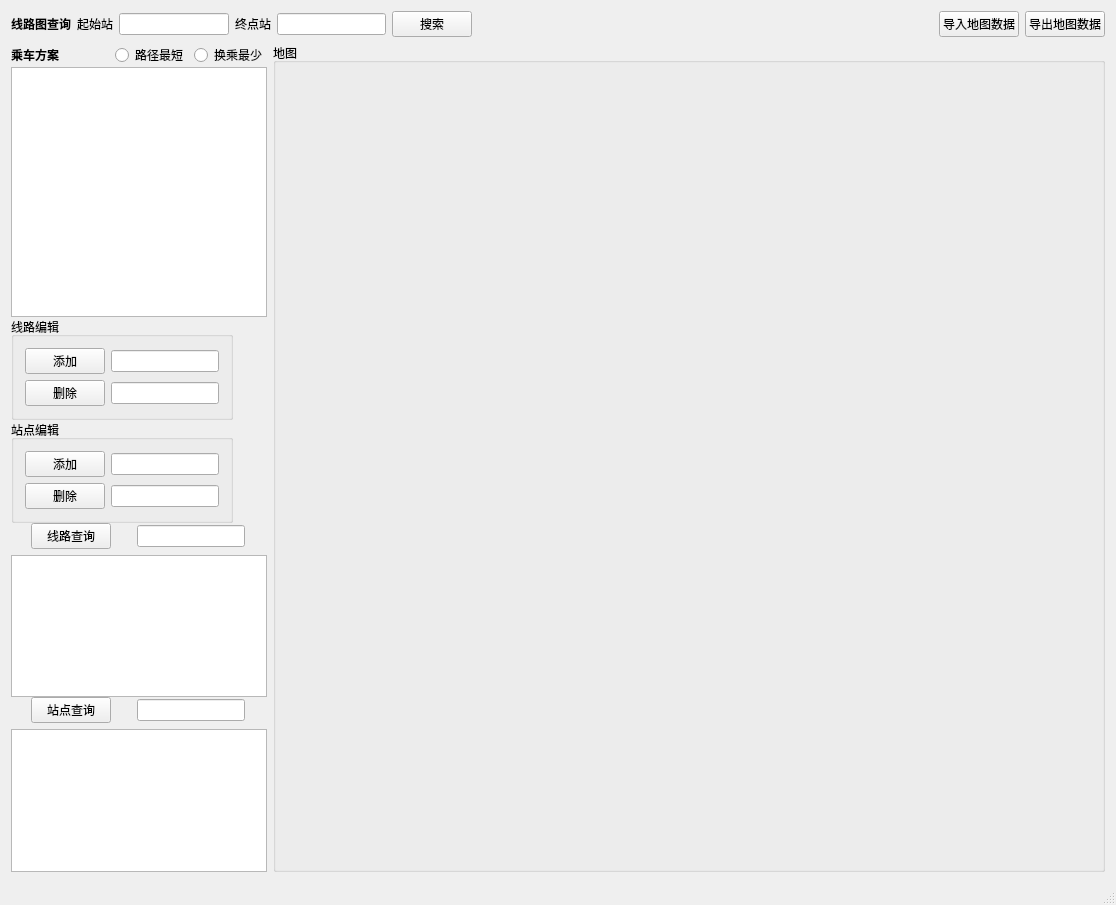
<?xml version="1.0" encoding="UTF-8"?>
<ui version="4.0">
 <class>MyClassClass</class>
 <widget class="QMainWindow" name="MyClassClass">
  <property name="geometry">
   <rect>
    <x>0</x>
    <y>0</y>
    <width>1116</width>
    <height>905</height>
   </rect>
  </property>
  <property name="windowTitle">
   <string>地铁换乘</string>
  </property>
  <widget class="QWidget" name="centralWidget">
   <layout class="QGridLayout" name="gridLayout_4">
    <item row="0" column="0">
     <layout class="QHBoxLayout" name="horizontalLayout_10">
      <item>
       <layout class="QHBoxLayout" name="horizontalLayout">
        <item>
         <widget class="QLabel" name="label">
          <property name="font">
           <font>
            <family>Adobe Arabic</family>
            <weight>75</weight>
            <bold>true</bold>
           </font>
          </property>
          <property name="styleSheet">
           <string notr="true"/>
          </property>
          <property name="frameShape">
           <enum>QFrame::NoFrame</enum>
          </property>
          <property name="text">
           <string>线路图查询</string>
          </property>
         </widget>
        </item>
        <item>
         <widget class="QLabel" name="label_2">
          <property name="text">
           <string>起始站</string>
          </property>
         </widget>
        </item>
        <item>
         <widget class="QLineEdit" name="beqEdit"/>
        </item>
        <item>
         <widget class="QLabel" name="label_3">
          <property name="text">
           <string>终点站</string>
          </property>
         </widget>
        </item>
        <item>
         <widget class="QLineEdit" name="endEdit"/>
        </item>
        <item>
         <widget class="QPushButton" name="searchButton">
          <property name="text">
           <string>搜索</string>
          </property>
         </widget>
        </item>
       </layout>
      </item>
      <item>
       <spacer name="horizontalSpacer">
        <property name="orientation">
         <enum>Qt::Horizontal</enum>
        </property>
        <property name="sizeHint" stdset="0">
         <size>
          <width>308</width>
          <height>20</height>
         </size>
        </property>
       </spacer>
      </item>
      <item>
       <layout class="QHBoxLayout" name="horizontalLayout_3">
        <item>
         <widget class="QPushButton" name="inButton">
          <property name="text">
           <string>导入地图数据</string>
          </property>
         </widget>
        </item>
        <item>
         <widget class="QPushButton" name="outButton">
          <property name="text">
           <string>导出地图数据</string>
          </property>
         </widget>
        </item>
       </layout>
      </item>
     </layout>
    </item>
    <item row="1" column="0">
     <layout class="QGridLayout" name="gridLayout_3">
      <item row="0" column="0">
       <layout class="QVBoxLayout" name="verticalLayout_5" stretch="0,0,0,0,0,0">
        <property name="spacing">
         <number>0</number>
        </property>
        <property name="rightMargin">
         <number>0</number>
        </property>
        <item>
         <layout class="QHBoxLayout" name="horizontalLayout_2">
          <item>
           <widget class="QLabel" name="label_4">
            <property name="font">
             <font>
              <family>Adobe Arabic</family>
              <weight>75</weight>
              <bold>true</bold>
             </font>
            </property>
            <property name="text">
             <string>乘车方案</string>
            </property>
           </widget>
          </item>
          <item>
           <widget class="QRadioButton" name="minLength">
            <property name="sizePolicy">
             <sizepolicy hsizetype="Fixed" vsizetype="Fixed">
              <horstretch>0</horstretch>
              <verstretch>0</verstretch>
             </sizepolicy>
            </property>
            <property name="text">
             <string>路径最短</string>
            </property>
           </widget>
          </item>
          <item>
           <widget class="QRadioButton" name="minChange">
            <property name="sizePolicy">
             <sizepolicy hsizetype="Fixed" vsizetype="Fixed">
              <horstretch>0</horstretch>
              <verstretch>0</verstretch>
             </sizepolicy>
            </property>
            <property name="text">
             <string>换乘最少</string>
            </property>
           </widget>
          </item>
         </layout>
        </item>
        <item>
         <widget class="QTableWidget" name="getWidget">
          <property name="sizePolicy">
           <sizepolicy hsizetype="Fixed" vsizetype="Expanding">
            <horstretch>0</horstretch>
            <verstretch>0</verstretch>
           </sizepolicy>
          </property>
          <property name="minimumSize">
           <size>
            <width>0</width>
            <height>250</height>
           </size>
          </property>
          <property name="maximumSize">
           <size>
            <width>16777215</width>
            <height>16777215</height>
           </size>
          </property>
         </widget>
        </item>
        <item>
         <widget class="QGroupBox" name="groupBox">
          <property name="sizePolicy">
           <sizepolicy hsizetype="Fixed" vsizetype="Preferred">
            <horstretch>0</horstretch>
            <verstretch>0</verstretch>
           </sizepolicy>
          </property>
          <property name="title">
           <string>线路编辑</string>
          </property>
          <layout class="QGridLayout" name="gridLayout">
           <item row="0" column="0">
            <layout class="QVBoxLayout" name="verticalLayout">
             <item>
              <layout class="QHBoxLayout" name="horizontalLayout_4">
               <item>
                <widget class="QPushButton" name="addEdgeButton">
                 <property name="sizePolicy">
                  <sizepolicy hsizetype="Fixed" vsizetype="Fixed">
                   <horstretch>0</horstretch>
                   <verstretch>0</verstretch>
                  </sizepolicy>
                 </property>
                 <property name="text">
                  <string>添加</string>
                 </property>
                </widget>
               </item>
               <item>
                <widget class="QLineEdit" name="delEdgeEdit">
                 <property name="sizePolicy">
                  <sizepolicy hsizetype="Fixed" vsizetype="Fixed">
                   <horstretch>0</horstretch>
                   <verstretch>0</verstretch>
                  </sizepolicy>
                 </property>
                </widget>
               </item>
              </layout>
             </item>
             <item>
              <layout class="QHBoxLayout" name="horizontalLayout_5">
               <item>
                <widget class="QPushButton" name="delEdgeButton">
                 <property name="sizePolicy">
                  <sizepolicy hsizetype="Fixed" vsizetype="Fixed">
                   <horstretch>0</horstretch>
                   <verstretch>0</verstretch>
                  </sizepolicy>
                 </property>
                 <property name="text">
                  <string>删除</string>
                 </property>
                </widget>
               </item>
               <item>
                <widget class="QLineEdit" name="addEdgeEdit">
                 <property name="sizePolicy">
                  <sizepolicy hsizetype="Fixed" vsizetype="Fixed">
                   <horstretch>0</horstretch>
                   <verstretch>0</verstretch>
                  </sizepolicy>
                 </property>
                </widget>
               </item>
              </layout>
             </item>
            </layout>
           </item>
          </layout>
         </widget>
        </item>
        <item>
         <widget class="QGroupBox" name="groupBox_2">
          <property name="sizePolicy">
           <sizepolicy hsizetype="Fixed" vsizetype="Preferred">
            <horstretch>0</horstretch>
            <verstretch>0</verstretch>
           </sizepolicy>
          </property>
          <property name="title">
           <string>站点编辑</string>
          </property>
          <layout class="QGridLayout" name="gridLayout_2">
           <item row="0" column="0">
            <layout class="QVBoxLayout" name="verticalLayout_2">
             <item>
              <layout class="QHBoxLayout" name="horizontalLayout_6">
               <item>
                <widget class="QPushButton" name="addVerButton">
                 <property name="sizePolicy">
                  <sizepolicy hsizetype="Fixed" vsizetype="Fixed">
                   <horstretch>0</horstretch>
                   <verstretch>0</verstretch>
                  </sizepolicy>
                 </property>
                 <property name="text">
                  <string>添加</string>
                 </property>
                </widget>
               </item>
               <item>
                <widget class="QLineEdit" name="addVerEdit">
                 <property name="sizePolicy">
                  <sizepolicy hsizetype="Fixed" vsizetype="Fixed">
                   <horstretch>0</horstretch>
                   <verstretch>0</verstretch>
                  </sizepolicy>
                 </property>
                </widget>
               </item>
              </layout>
             </item>
             <item>
              <layout class="QHBoxLayout" name="horizontalLayout_7">
               <item>
                <widget class="QPushButton" name="delVerButton">
                 <property name="sizePolicy">
                  <sizepolicy hsizetype="Fixed" vsizetype="Fixed">
                   <horstretch>0</horstretch>
                   <verstretch>0</verstretch>
                  </sizepolicy>
                 </property>
                 <property name="text">
                  <string>删除</string>
                 </property>
                </widget>
               </item>
               <item>
                <widget class="QLineEdit" name="delVerEdit">
                 <property name="sizePolicy">
                  <sizepolicy hsizetype="Fixed" vsizetype="Fixed">
                   <horstretch>0</horstretch>
                   <verstretch>0</verstretch>
                  </sizepolicy>
                 </property>
                </widget>
               </item>
              </layout>
             </item>
            </layout>
           </item>
          </layout>
         </widget>
        </item>
        <item>
         <layout class="QVBoxLayout" name="verticalLayout_3">
          <item>
           <layout class="QHBoxLayout" name="horizontalLayout_8">
            <item>
             <widget class="QPushButton" name="seaEdgeButton">
              <property name="sizePolicy">
               <sizepolicy hsizetype="Fixed" vsizetype="Fixed">
                <horstretch>0</horstretch>
                <verstretch>0</verstretch>
               </sizepolicy>
              </property>
              <property name="text">
               <string>线路查询</string>
              </property>
             </widget>
            </item>
            <item>
             <widget class="QLineEdit" name="seaEdgeEdit">
              <property name="sizePolicy">
               <sizepolicy hsizetype="Fixed" vsizetype="Fixed">
                <horstretch>0</horstretch>
                <verstretch>0</verstretch>
               </sizepolicy>
              </property>
             </widget>
            </item>
           </layout>
          </item>
          <item>
           <widget class="QTableWidget" name="edgeWidget">
            <property name="sizePolicy">
             <sizepolicy hsizetype="Fixed" vsizetype="Expanding">
              <horstretch>0</horstretch>
              <verstretch>0</verstretch>
             </sizepolicy>
            </property>
           </widget>
          </item>
         </layout>
        </item>
        <item>
         <layout class="QVBoxLayout" name="verticalLayout_4">
          <item>
           <layout class="QHBoxLayout" name="horizontalLayout_9">
            <item>
             <widget class="QPushButton" name="seaVerButton">
              <property name="sizePolicy">
               <sizepolicy hsizetype="Fixed" vsizetype="Fixed">
                <horstretch>0</horstretch>
                <verstretch>0</verstretch>
               </sizepolicy>
              </property>
              <property name="text">
               <string>站点查询</string>
              </property>
             </widget>
            </item>
            <item>
             <widget class="QLineEdit" name="seaVerEdit">
              <property name="sizePolicy">
               <sizepolicy hsizetype="Fixed" vsizetype="Fixed">
                <horstretch>0</horstretch>
                <verstretch>0</verstretch>
               </sizepolicy>
              </property>
             </widget>
            </item>
           </layout>
          </item>
          <item>
           <widget class="QTableWidget" name="verWidget">
            <property name="sizePolicy">
             <sizepolicy hsizetype="Fixed" vsizetype="Expanding">
              <horstretch>0</horstretch>
              <verstretch>0</verstretch>
             </sizepolicy>
            </property>
           </widget>
          </item>
         </layout>
        </item>
       </layout>
      </item>
      <item row="0" column="1">
       <widget class="QGroupBox" name="groupBox_3">
        <property name="sizePolicy">
         <sizepolicy hsizetype="Preferred" vsizetype="Preferred">
          <horstretch>0</horstretch>
          <verstretch>0</verstretch>
         </sizepolicy>
        </property>
        <property name="minimumSize">
         <size>
          <width>830</width>
          <height>0</height>
         </size>
        </property>
        <property name="title">
         <string>地图</string>
        </property>
       </widget>
      </item>
     </layout>
    </item>
   </layout>
  </widget>
  <widget class="QStatusBar" name="statusBar"/>
 </widget>
 <layoutdefault spacing="6" margin="11"/>
 <resources>
  <include location="myclass.qrc"/>
 </resources>
 <connections/>
</ui>
